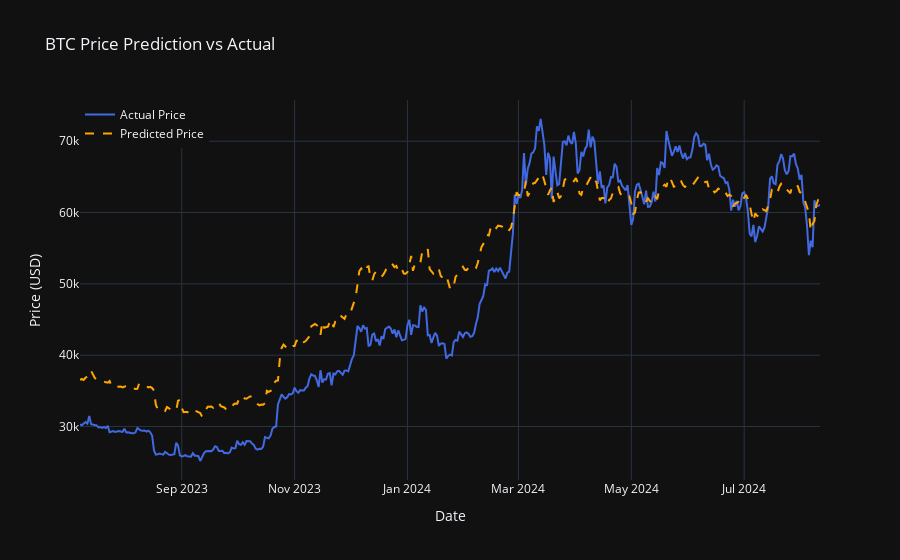

Here is the notebook cell this chart was saved with:
### Code cell
# Assuming the model has been trained and saved
model.load_state_dict(torch.load('btc_trading_model.pth'))
model.eval()

# Prepare test data
def prepare_test_data(data, time_steps):
    X = []
    for i in range(len(data) - time_steps):
        X.append(data[i:i + time_steps])
    return torch.tensor(X, dtype=torch.float32).to(device)

# Split the data into train and test sets
train_size = int(len(btc_data_daily_scaled) * 0.8)
test_data = btc_data_daily_scaled.values[train_size - time_steps:]

X_test = prepare_test_data(test_data, time_steps)

# Get predictions
model.hidden_cell = (torch.zeros(2, 1, model.hidden_layer_size, device=device),
                     torch.zeros(2, 1, model.hidden_layer_size, device=device))

predicted_prices = []

for i in range(len(X_test)):
    with torch.no_grad():
        pred = model(X_test[i].unsqueeze(0)).cpu().item()
        predicted_prices.append(pred)

# Convert predicted_prices to numpy array
predicted_prices = np.array(predicted_prices).reshape(-1, 1)

# Rescale predicted prices using the scaler fitted on the 'close' prices
close_scaler = MinMaxScaler()
close_scaler.fit(btc_data_daily[['close']])  # Fit on the 'close' column data
predicted_prices_rescaled = close_scaler.inverse_transform(predicted_prices)

# Combine predicted prices with actual test prices for plotting
actual_prices = btc_data_daily.iloc[train_size:].copy()  # Test set portion
actual_prices['Predicted'] = np.nan
actual_prices['Predicted'][-len(predicted_prices_rescaled):] = predicted_prices_rescaled.flatten()

# Plot the results using Plotly dark theme
fig = go.Figure()

# Add actual prices trace
fig.add_trace(go.Scatter(x=actual_prices.index, y=actual_prices['close'], mode='lines', name='Actual Price', line=dict(color='royalblue')))

# Add predicted prices trace
fig.add_trace(go.Scatter(x=actual_prices.index[-len(predicted_prices_rescaled):], y=actual_prices['Predicted'], mode='lines', name='Predicted Price', line=dict(color='orange', dash='dash')))

# Update layout for dark theme
fig.update_layout(
    title='BTC Price Prediction vs Actual',
    xaxis_title='Date',
    yaxis_title='Price (USD)',
    template='plotly_dark',
    legend=dict(x=0, y=1, traceorder='normal'),
    hovermode='x unified'
)

fig.show()

### Figure 1 — Plotly figure (JSON) as saved in the notebook; plotly's stock layout.template omitted (floating-point values rounded to 4 significant figures; data arrays with more than 128 entries replaced by an {"elided": "..."} marker saying what was removed)
{"data": [{"line": {"color": "royalblue"}, "mode": "lines", "name": "Actual Price", "type": "scatter", "x": {"elided": "401 str values"}, "y": {"elided": "401 float values"}}, {"line": {"color": "orange", "dash": "dash"}, "mode": "lines", "name": "Predicted Price", "type": "scatter", "x": {"elided": "401 str values"}, "y": {"elided": "401 float values"}}], "layout": {"hovermode": "x unified", "legend": {"traceorder": "normal", "x": 0, "y": 1}, "title": {"text": "BTC Price Prediction vs Actual"}, "xaxis": {"title": {"text": "Date"}}, "yaxis": {"title": {"text": "Price (USD)"}}}}
